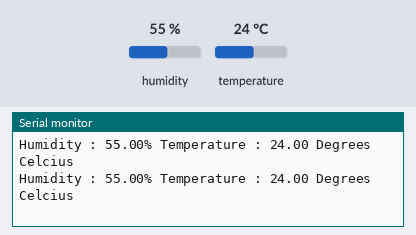
The sketch below on a simulated Arduino Uno, built with avr-gcc and run on an emulated ATmega328P. Shown: the last lines printed to the serial monitor. Inputs (shaded band) come from the test bench; at power-on: humidity 55 %, temperature 24 °C.

Above: at 2.8 s.
2.9 s: humidity set to 22 %
At 4.3 s:
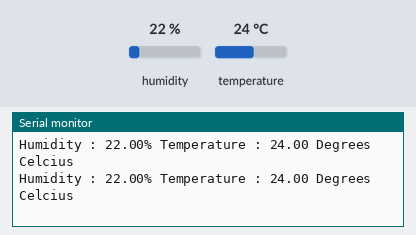
9.0 s: temperature set to 12 °C
At 10.48 s:
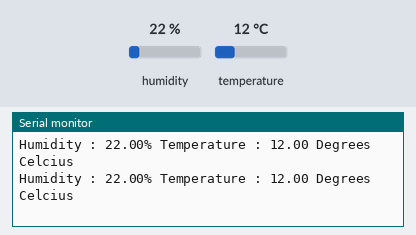
15.1 s: humidity set to 40 %
At 16.66 s:
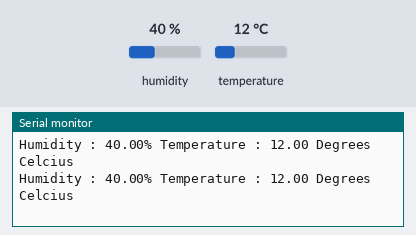
Timing chart, 0 to 18.2 s (numbered marks = the images above; inputs shaded):
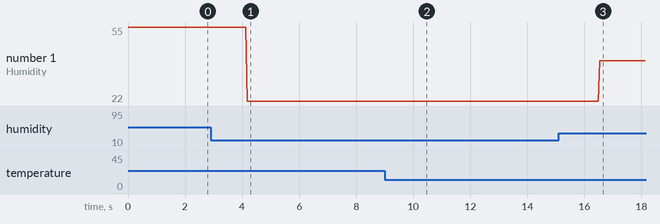

The sketch:

DHTNEW.ino
```cpp
#include <DHT.h>
#include <DHT_U.h>


#define DHTPIN 2

#define DHTTYPE DHT22

DHT dht(DHTPIN , DHTTYPE);


void setup() {
  Serial.begin(9600);


  dht.begin();

}

void loop() {
  float h = dht.readHumidity();
  float t = dht.readTemperature();

  if(isnan(h) || isnan(t)){
    Serial.println("Failed to read from DHT");
  }

  else{
    Serial.print("Humidity : ");
    Serial.print(h);
    Serial.print("% ");
    Serial.print("Temperature : ");
    Serial.print(t);
    Serial.println(" Degrees Celcius");
  }

}
```

Measured:
- after the input at 2.9 s, the serial monitor: prints a new line after 1.3 s (image 1)
- after the input at 9.0 s, the serial monitor: prints a new line after 1.4 s (image 2)
- after the input at 15.1 s, the serial monitor: prints a new line after 1.4 s (image 3)
- plotted number 1: 55 → 22 after the input at 2.9 s, 22 → 40 after the input at 15.1 s
